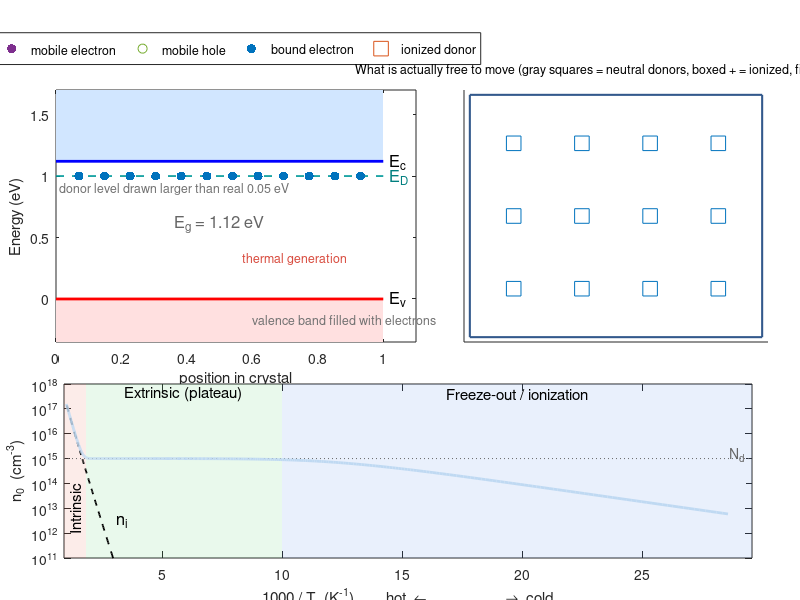

Reproduce this figure in MATLAB. (Note: this script raises an error after producing the figure.)
%% Temperature dependence of extrinisic carrier concentration in n-type silicon
% Im applying cold to hot to the semiconductor silicon to see how the carrier concentration is affected
%   top left  : band diagram (donor level, electrons, holes, thermal generation)
%   top right : the material itself (what is actually free to move)
%   bottom    : n0 vs 1000/T curve with a marker at the current temperature
% The curve is computed by solving charge neutrality
%   n = p + Nd+      with   Nd+ = Nd / (1 + 2 (n/Nc) exp(dE/kT))
clear; clc; close all
rng(2)

%% Physical parameters (silicon doped with (P) phosphorus-like donors)
kB    = 8.617e-5;     % Boltzmann constant (eV/K)
Eg    = 1.12;         % band gap of silicon (eV)
dE    = 0.05;         % donor binding energy Ec - Ed (eV)
Nd    = 1e15;         % donor concentration (cm^-3)
Nc300 = 2.8e19;       % conduction-band effective DOS at 300 K (cm^-3)
Nv300 = 1.04e19;      % valence-band effective DOS at 300 K (cm^-3)

%% Solve charge neutrality at every temperature
nF   = 400;                                  % number of animation frames
Tvec = logspace(log10(35), log10(1000), nF); % cold -> hot
nvec = zeros(1,nF); pvec = nvec; Ndp = nvec; nivec = nvec;
for i = 1:nF
    T  = Tvec(i);  kT = kB*T;
    Nc = Nc300*(T/300)^1.5;   Nv = Nv300*(T/300)^1.5;
    ni2 = Nc*Nv*exp(-Eg/kT);
    f = @(x) exp(x) - ni2*exp(-x) - Nd/(1 + 2*exp(x)/Nc*exp(dE/kT));
    x = fzero(f, [-50 50]);                  % x = ln(n)
    nvec(i)  = exp(x);
    pvec(i)  = ni2/nvec(i);
    Ndp(i)   = Nd/(1 + 2*nvec(i)/Nc*exp(dE/kT));
    nivec(i) = sqrt(ni2);
end

% regime boundaries: n/Nd < 0.9 = freeze-out, 0.9..1.1 = extrinsic, >1.1 = intrinsic
r  = nvec/Nd;
i1 = find(r >= 0.9, 1);   i2 = find(r > 1.1, 1);
xb1 = 1000/Tvec(i1);      xb2 = 1000/Tvec(i2);
xmin = 0.9;  xmax = 1000/Tvec(1) + 1;

%% Display settings
M     = 12;           % donor atoms drawn
maxE  = 80;           % max electrons / holes drawn
drawEd = Eg - 0.12;   % donor level as DRAWN (real value is 0.05 eV, exaggerated for clarity)
xdb   = linspace(0.07,0.93,M)';                       % donor x positions, band diagram
[DX,DY] = meshgrid(linspace(0.15,0.85,4), linspace(0.2,0.8,3));
dxb = DX(:);  dyb = DY(:);                            % donor positions, material box
ord = randperm(M);                                    % order in which donors ionize
xE = rand(maxE,1); yE = rand(maxE,1); uE = rand(maxE,1);   % electron pool
xH = rand(maxE,1); yH = rand(maxE,1); uH = rand(maxE,1);   % hole pool
xth = [0.2 0.8 0.33 0.67 0.08 0.92];                  % x of thermal-generation arrows
refl = @(z) 1 - abs(1 - abs(z));                      % reflect into [0,1]

%% Figure
fig = figure('Position',[60 40 1150 760],'Color','w');
hBan = annotation('textbox',[0.03 0.945 0.94 0.05],'String','','EdgeColor','none', ...
    'HorizontalAlignment','center','FontSize',16,'FontWeight','bold');
hExp = annotation('textbox',[0.03 0.885 0.94 0.055],'String','','EdgeColor','none', ...
    'HorizontalAlignment','center','FontSize',12,'Color',[0.25 0.25 0.25]);

% ---- band diagram ----
ax1 = axes('Position',[0.07 0.43 0.45 0.42]); hold(ax1,'on')
fill(ax1,[0 1 1 0],[Eg Eg 1.7 1.7],[0.82 0.90 1.00],'EdgeColor','none')
fill(ax1,[0 1 1 0],[-0.35 -0.35 0 0],[1.00 0.88 0.88],'EdgeColor','none')
plot(ax1,[0 1],[Eg Eg],'b','LineWidth',2)
plot(ax1,[0 1],[0 0],'r','LineWidth',2)
plot(ax1,[0 1],[drawEd drawEd],'--','Color',[0 0.6 0.6],'LineWidth',1.2)
text(ax1,1.02,Eg,'E_c','FontSize',12); text(ax1,1.02,0,'E_v','FontSize',12)
text(ax1,1.02,drawEd,'E_D','FontSize',12,'Color',[0 0.5 0.5])
text(ax1,0.5,Eg/2+0.05,sprintf('E_g = %.2f eV',Eg),'HorizontalAlignment','center', ...
    'Color',[0.4 0.4 0.4],'FontSize',12)
text(ax1,0.01,drawEd-0.1,'donor level drawn larger than real 0.05 eV','FontSize',9,'Color',[0.45 0.45 0.45])
hArrI  = plot(ax1,NaN,NaN,'-','Color',[0.25 0.45 0.75],'LineWidth',1.5);
hHeadI = plot(ax1,NaN,NaN,'^','Color',[0.25 0.45 0.75],'MarkerFaceColor',[0.25 0.45 0.75],'MarkerSize',6);
hArrT  = plot(ax1,NaN,NaN,'-','Color',[0.85 0.3 0.25],'LineWidth',1.5);
hHeadT = plot(ax1,NaN,NaN,'^','Color',[0.85 0.3 0.25],'MarkerFaceColor',[0.85 0.3 0.25],'MarkerSize',6);
hDonB  = scatter(ax1,NaN,NaN,45,'b','filled');
hDonSq = scatter(ax1,NaN,NaN,110,'k','s','LineWidth',1.2);
hDonPl = scatter(ax1,NaN,NaN,45,'k','+','LineWidth',1.2);
hE1    = scatter(ax1,NaN,NaN,45,'b','filled');
hH1    = scatter(ax1,NaN,NaN,45,'r','LineWidth',1.4);
xlim(ax1,[0 1.1]); ylim(ax1,[-0.35 1.7]); box(ax1,'on')
ylabel(ax1,'Energy (eV)'); xlabel(ax1,'position in crystal')
text(ax1,0.60,-0.17,'valence band filled with electrons','FontSize',9,'Color',[0.45 0.45 0.45])
text(ax1,0.89,0.33,'thermal generation','FontSize',9,'Color',[0.85 0.3 0.25],'HorizontalAlignment','right')
legend(ax1,[hE1 hH1 hDonB hDonSq],{'mobile electron','mobile hole','bound electron','ionized donor'}, ...
    'Location','northoutside','Orientation','horizontal','FontSize',9)

% ---- material box: what is free to move ----
ax2 = axes('Position',[0.58 0.43 0.38 0.42]); hold(ax2,'on')
rectangle(ax2,'Position',[0 0 1 1],'EdgeColor',[0.2 0.35 0.55],'LineWidth',1.5)
hDonN2  = scatter(ax2,NaN,NaN,110,[0.7 0.7 0.7],'s');
hDonSq2 = scatter(ax2,NaN,NaN,110,'k','s','LineWidth',1.2);
hDonPl2 = scatter(ax2,NaN,NaN,45,'k','+','LineWidth',1.2);
hE2     = scatter(ax2,NaN,NaN,60,'b','filled');
hH2     = scatter(ax2,NaN,NaN,60,'r','LineWidth',1.4);
hNone   = text(ax2,0.5,0.5,'','HorizontalAlignment','center','FontSize',13, ...
    'Color',[0.4 0.4 0.4],'FontAngle','italic');
xlim(ax2,[-0.02 1.02]); ylim(ax2,[-0.02 1.02]); set(ax2,'XTick',[],'YTick',[])
title(ax2,'What is actually free to move (gray squares = neutral donors, boxed + = ionized, fixed in lattice)', ...
    'FontSize',9,'FontWeight','normal')
hNum = text(ax2,0.5,-0.13,'','HorizontalAlignment','center','FontSize',11,'VerticalAlignment','top');

% ---- n0 vs 1000/T ----
ax3 = axes('Position',[0.08 0.07 0.86 0.29]); hold(ax3,'on'); box(ax3,'on')
set(ax3,'YScale','log'); ylo = 1e11; yhi = 1e18;
patch(ax3,[xb1 xmax xmax xb1],[ylo ylo yhi yhi],[0.3 0.5 0.9],'FaceAlpha',0.12,'EdgeColor','none')
patch(ax3,[xb2 xb1 xb1 xb2],[ylo ylo yhi yhi],[0.3 0.8 0.4],'FaceAlpha',0.12,'EdgeColor','none')
patch(ax3,[xmin xb2 xb2 xmin],[ylo ylo yhi yhi],[0.9 0.4 0.3],'FaceAlpha',0.12,'EdgeColor','none')
text(ax3,mean([xb1 xmax]),4e17,'Freeze-out / ionization','HorizontalAlignment','center','FontSize',11)
text(ax3,mean([xb2 xb1]),4e17,'Extrinsic (plateau)','HorizontalAlignment','center','FontSize',11)
text(ax3,mean([xmin xb2]),1e12,'Intrinsic','Rotation',90,'HorizontalAlignment','left','FontSize',11)
plot(ax3,[xmin xmax],[Nd Nd],':','Color',[0.4 0.4 0.4])
text(ax3,xmax-0.3,Nd*1.5,'N_d','HorizontalAlignment','right','Color',[0.4 0.4 0.4])
plot(ax3,1000./Tvec,nivec,'k--','LineWidth',1.3)
text(ax3,3.1,3e12,'n_i','FontSize',12)
plot(ax3,1000./Tvec,nvec,'-','Color',[0.75 0.85 0.95],'LineWidth',2)
hRev = plot(ax3,NaN,NaN,'-','Color',[0.1 0.5 0.85],'LineWidth',2.5);
hMk  = plot(ax3,NaN,NaN,'o','MarkerFaceColor',[0.9 0.2 0.1],'MarkerEdgeColor','k','MarkerSize',11);
xlim(ax3,[xmin xmax]); ylim(ax3,[ylo yhi])
xlabel(ax3,'1000 / T  (K^{-1})        hot  \leftarrow                    \rightarrow  cold')
ylabel(ax3,'n_0  (cm^{-3})')

%% Optional: record a video (uncomment these and the writeVideo line below)
% vw = VideoWriter('carrier_vs_temperature.mp4','MPEG-4'); vw.FrameRate = 30; open(vw)

%% Animation loop: temperature rises from cold to hot
for i = 1:nF
    T = Tvec(i);  kT = kB*T;
    n = nvec(i);  p = pvec(i);

    % how many dots to draw (1 dot = a fixed concentration, enlarged only
    % when carriers become too numerous to draw)
    scale = max(Nd/M, n/maxE);
    nE = min(round(n/scale), maxE);
    nH = min(round(p/scale), maxE);
    kIon = round(M*Ndp(i)/Nd);
    ion = ord(1:kIon);  neu = ord(kIon+1:end);

    % thermal jitter of mobile carriers (faster when hotter)
    s  = 0.01 + 0.03*sqrt(T/300);
    xE = refl(xE + s*randn(maxE,1));      yE = refl(yE + s*randn(maxE,1));
    xH = refl(xH + 0.5*s*randn(maxE,1));  yH = refl(yH + 0.5*s*randn(maxE,1));

    % band diagram: donors
    set(hDonB, 'XData',xdb(neu),'YData',drawEd*ones(numel(neu),1))
    set(hDonSq,'XData',xdb(ion),'YData',drawEd*ones(numel(ion),1))
    set(hDonPl,'XData',xdb(ion),'YData',drawEd*ones(numel(ion),1))
    xa = xdb(ion)';
    ax_ = [xa; xa; nan(size(xa))];
    ay_ = [drawEd*ones(size(xa)); Eg*ones(size(xa)); nan(size(xa))];
    set(hArrI,'XData',ax_(:),'YData',ay_(:))
    set(hHeadI,'XData',xa,'YData',Eg*ones(size(xa)))

    % band diagram: thermal generation arrows (valence -> conduction band)
    nTh = min(nH,6);
    xt  = xth(1:nTh);
    tx_ = [xt; xt; nan(size(xt))];
    ty_ = [zeros(size(xt)); Eg*ones(size(xt)); nan(size(xt))];
    set(hArrT,'XData',tx_(:),'YData',ty_(:))
    set(hHeadT,'XData',xt,'YData',Eg*ones(size(xt)))

    % band diagram: mobile carriers
    set(hE1,'XData',xE(1:nE),'YData',Eg + 0.02 + 1.5*kT*uE(1:nE))
    set(hH1,'XData',xH(1:nH),'YData',-0.02 - 1.5*kT*uH(1:nH))

    % material box
    set(hDonN2, 'XData',dxb(neu),'YData',dyb(neu))
    set(hDonSq2,'XData',dxb(ion),'YData',dyb(ion))
    set(hDonPl2,'XData',dxb(ion),'YData',dyb(ion))
    set(hE2,'XData',xE(1:nE),'YData',yE(1:nE))
    set(hH2,'XData',xH(1:nH),'YData',yH(1:nH))
    if nE == 0, hNone.String = 'nothing mobile'; else, hNone.String = ''; end

    % curve and marker
    set(hRev,'XData',1000./Tvec(1:i),'YData',nvec(1:i))
    set(hMk, 'XData',1000/T,'YData',n)

    % labels
    if r(i) < 0.9
        name = 'FREEZE-OUT / IONIZATION';  col = [0.10 0.35 0.65];
        msg  = ['Not enough thermal energy to free the electrons from the donors. Most stay bound ' ...
                'at E_D, so few carriers are mobile.'];
    elseif r(i) <= 1.1
        name = 'EXTRINSIC (all donors ionized)';  col = [0.10 0.50 0.30];
        msg  = ['Every donor has released its electron, so n \approx N_d and barely changes with T. ' ...
                'This is the regime devices are designed for.'];
    else
        name = 'INTRINSIC (thermal generation takes over)';  col = [0.75 0.25 0.20];
        msg  = ['kT is now large enough to lift electrons across the whole gap. Electron-hole pairs ' ...
                'outnumber the donor electrons, so n \approx p \approx n_i.'];
    end
    hBan.String = sprintf('T = %.0f K    (1000/T = %.1f)    %s', T, 1000/T, name);
    hBan.Color  = col;
    hExp.String = msg;
    hNum.String = sprintf('n = %.1e cm^{-3}    p = %.1e cm^{-3}    ionized donors: %.0f%%\n1 dot \\approx %.1e cm^{-3}', ...
        n, p, 100*Ndp(i)/Nd, scale);

    drawnow
    pause(0.02)
    % writeVideo(vw, getframe(fig))
end
% close(vw)
